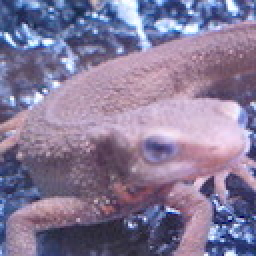
#> input picture Question_21_30/myanswers/imori.jpg, 128 x 128 px, found by its file name (shown 2 times larger)
$ python myans_28.py   (older library calls are emulated)
#> lines starting #> are read from the running program, lines starting #| are printed output that depends on the picture
#> further down, img is the input picture: shape (128, 128, 3); mean B, G, R 152.8, 121.8, 134.1
import cv2
import numpy as np

##並行移動したら，空白部分は0にしなきゃいけないよね

def Affin(_img, a, b, c, d, tx, ty):
    #高さ, 幅, 色
#> called with a = 1, b = 0, c = 0, d = 1, tx = 20, ty = 10
    Ver, Hor, Col = _img.shape
#> Ver = 128; Hor = 128; Col = 3

    # for文 ナシver
    # 拡大/縮小に合わせた処理
    New_Hor = np.round(Hor * a).astype(np.int)
#> New_Hor = 128
    New_Ver = np.round(Ver * d).astype(np.int)
#> New_Ver = 128
    result = np.zeros((New_Ver+1, New_Hor+1, Col), dtype=np.float)

    # 画像の周りにゼロpadding
    img = np.zeros((Ver + 2, Hor + 2, Col), dtype=np.float)
    img[1: Ver + 1, 1: Hor + 1] = _img
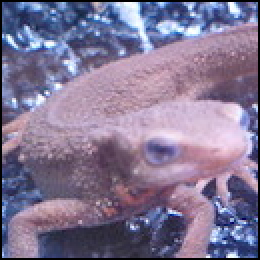
#> img: shape (130, 130, 3) float64 (shown 2 times larger); mean B, G, R 148.1, 118.1, 130
    # resultは1列1行多くつくる

    # resultの画座標列 これ２次元じゃなきゃだめ?
    # => １次元同士だと，対角成分しか計算されない
    New_x = np.tile(np.arange(New_Hor), (New_Ver, 1))
    New_y = np.arange(New_Ver).repeat(New_Hor).reshape(New_Ver, -1)

    #逆行列使って元画像の座標値求める, ゼロパディグでずれてる分 +1 ?
    adbc = a * d - b * c
    x = np.round((d * New_x - b * New_y) / adbc).astype(np.int) -  tx + 1
    y = np.round((a * New_y - c * New_x) / adbc).astype(np.int) -  ty + 1

    # x, y は範囲外にしてはダメー 負の数だめ, 129の範囲まで
    # これは本来入らない計算の部分にも代入されてしまうのでは？
    x = np.minimum(np.maximum(x, 0), Hor+1).astype(np.int)
    y = np.minimum(np.maximum(y, 0), Ver+1).astype(np.int)

    result[New_y, New_x] = img[y, x]
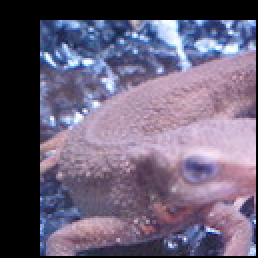
#> result: shape (129, 129, 3) float64 (shown 2 times larger); mean B, G, R 118.7, 95.6, 105.5
    result = result[1:New_Hor, 1:New_Ver]
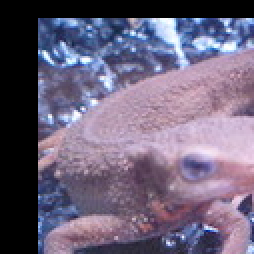
#> result: shape (127, 127, 3) float64 (shown 2 times larger); mean B, G, R 122.5, 98.6, 108.8
    result = result.astype(np.uint8)

    '''
    # for文 ver
    for x in range(Hor):
        for y in range(Ver):
            ix = int(a * x + b * y + tx)
            iy = int(c * x + d * y + ty)

            if (0 <= ix and ix < Hor) and (0 <= iy and iy < Ver):
                result[ix, iy] = img[x, y].copy()

    '''
    return result

img = cv2.imread("../imori.jpg")

result = Affin(img, a=1, b=0, c=0, d=1, tx=20, ty=10)

cv2.imshow("result", result)
cv2.imwrite("myans_28.jpg", result)
cv2.waitKey(0)
cv2.destroyAllWindows()
